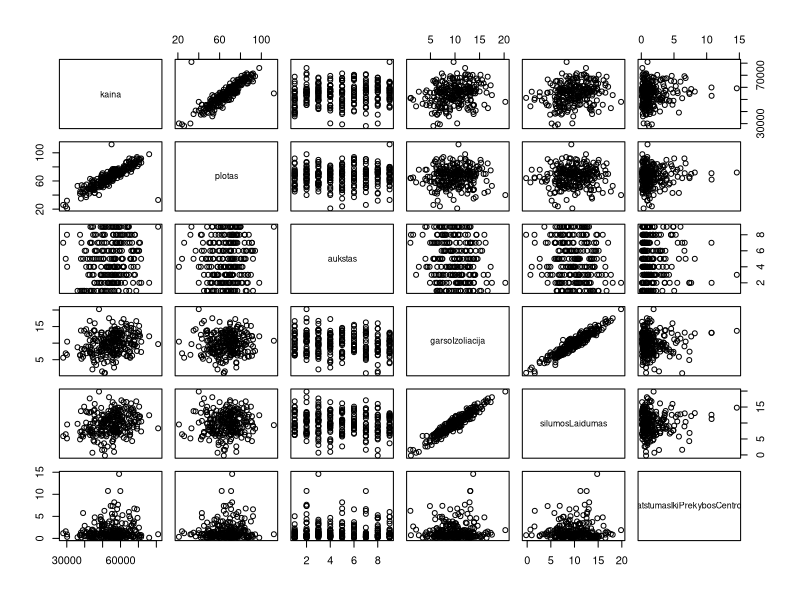
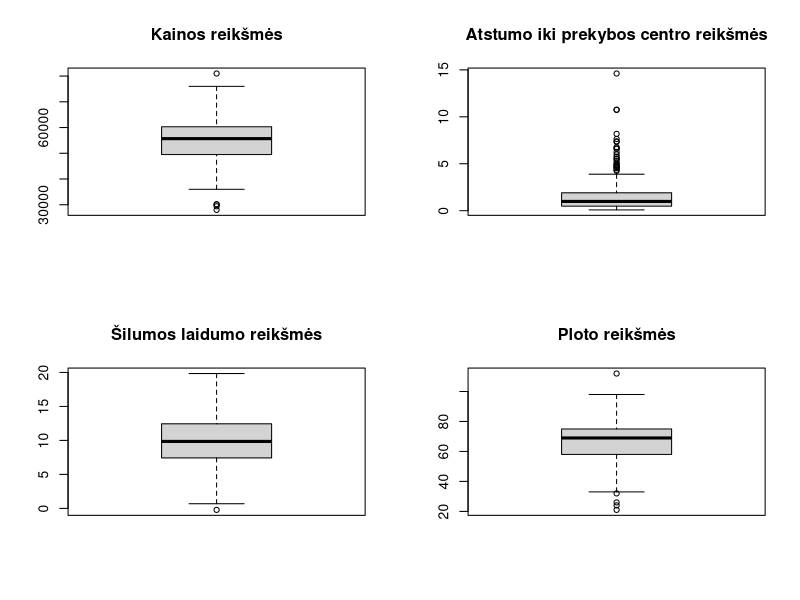
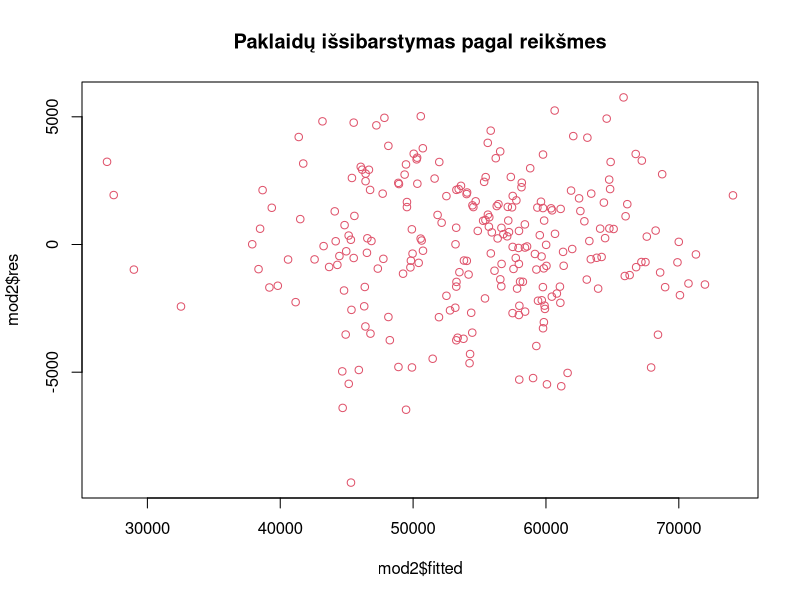
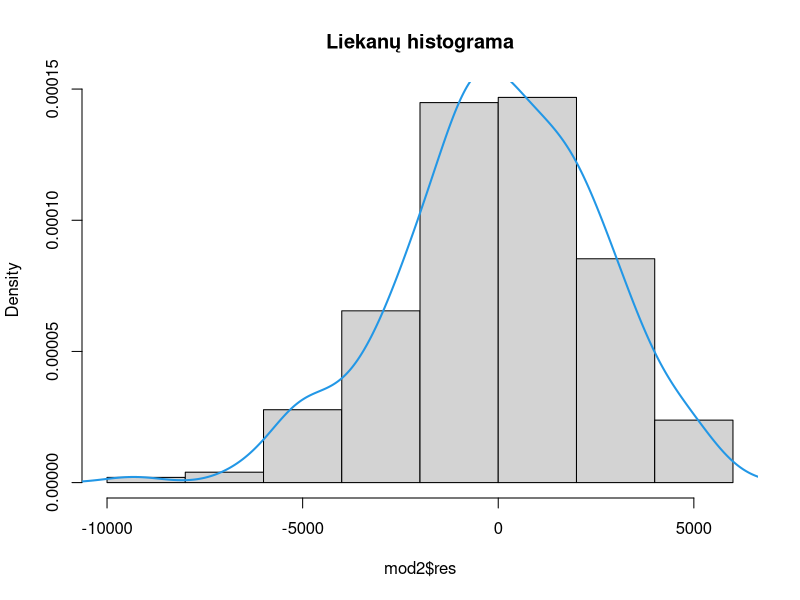

Here is the R script that generated these plots, in order:
## ---- chunk 1
setwd("~/Econometrics/task4")
datafull<-read.csv2("data.csv") 
head(datafull)
plot(datafull)
## ---- chunk 2
cor(datafull)
## ---- chunk 3
datafull$garsoIzoliacija<-NULL
## ---- chunk 4
par(mfrow=c(2,2)) #susikuriamas grafinis parametras (2x2 grafikai)
boxplot(datafull$kaina, main="Kainos reikšmės")
boxplot(datafull$atstumasIkiPrekybosCentro, main="Atstumo iki prekybos centro reikšmės")
boxplot(datafull$silumosLaidumas, main="Šilumos laidumo reikšmės")
boxplot(datafull$plotas, main="Ploto reikšmės")

## ---- chunk 5
modIsskirtims<-lm(kaina~plotas, datafull)
summary(influence.measures(modIsskirtims)) #253, 254 -isskirtis, su kitais nera
data<-datafull[-c(253,254),] #Atnaujinti duomenys, tinkami modelių kūrimui
## ---- chunk 6
mod1<-lm(kaina~+plotas+aukstas+silumosLaidumas+atstumasIkiPrekybosCentro, data)
summary(mod1)$coefficients
## ---- chunk 7
mod2<-update(mod1, kaina~plotas+aukstas+silumosLaidumas)
summary(mod2)
## ---- chunk 8
(summary(mod2))$r.squared #Kuo arčiau 1, tuo modelis patikimesnis. 
AIC(mod2)
## ---- chunk 9
library("car")# "car" bibliotekoje yra vif ir ncvTest
vif(mod2)
## ---- chunk 10
par(mfrow=c(1,1))
plot(mod2$res~mod2$fitted, main="Paklaidų išsibarstymas pagal reikšmes", col=2)
ncvTest(mod2)
## ---- chunk 11
histmod2<-hist(mod2$res, probability=TRUE, main="Liekanų histograma") #išbrėžiama histograma
lines(density(mod2$res), col=4, lwd=2) #liekanų tankio grafikas
shapiro.test(mod2$res) #testas, kuris nustato liekanų normalumą
## ---- chunk 12
durbinWatsonTest(mod2)
